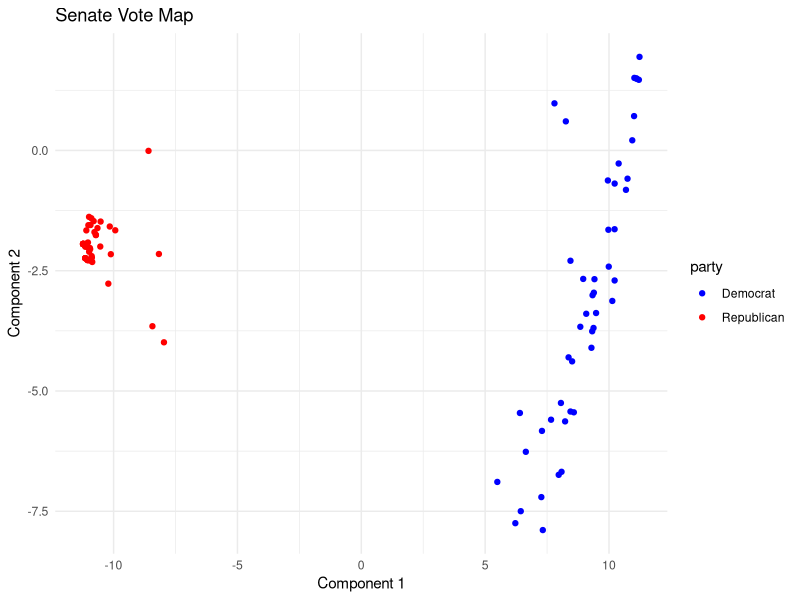
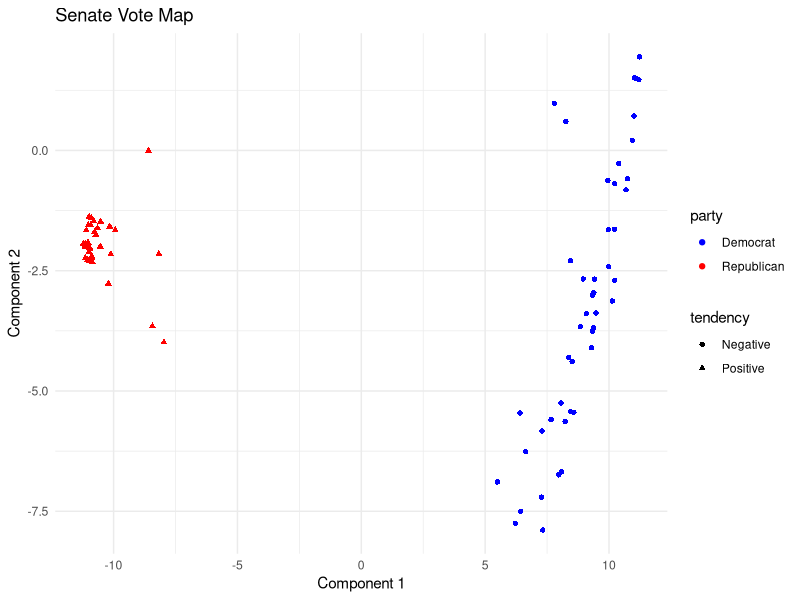

Here is the R script that generated these plots, in order:
## ---- chunk 1
library(tidyverse)
library(ggplot2)
## ---- chunk 2
singleCase <- read.csv("congress_votes_119-2025_s228.csv")
senator_names <- as.matrix(singleCase)[,5]
senator_parties <- as.matrix(singleCase)[,6]
## ---- chunk 3
votes <- as.matrix(read.csv("combined_votes.csv"))[,2:132]
## ---- chunk 4
out <- svd(votes)
sc_loadings <- out$v
sc_sdev <- out$d
sc_scores <- out$u %*% diag(out$d)
## ---- chunk 5
votesFrame <- data.frame(x = sc_scores[,1], y = sc_scores[,2], name = senator_names, party = senator_parties)
ggplot(data=votesFrame, aes(x=x, y=y, col=party, label=name)) + 
  geom_point() +
  labs(title = "Senate Vote Map", x = "Component 1", y = "Component 2") + 
  theme_minimal() +
  scale_color_manual(values=c("Blue", "Red"))
## ---- chunk 6
library(tidyverse)
library(ggplot2)
## ---- chunk 7
singleCase <- read.csv("congress_votes_119-2025_s228.csv")
senator_names <- as.matrix(singleCase)[,5]
senator_parties <- as.matrix(singleCase)[,6]
## ---- chunk 8
votes <- as.matrix(read.csv("combined_votes.csv"))[,2:132]
## ---- chunk 9
out <- svd(votes)
sc_loadings <- out$v
sc_sdev <- out$d
sc_scores <- out$u %*% diag(out$d)
## ---- chunk 10
votes_approx <- sc_scores[,1:2]%*%t(sc_loadings[,1:2])
tendencies <- rowSums(votes_approx)
senator_tendencies <- tendencies
for (i in 1:length(tendencies)) {
  if (tendencies[i] < 0) {
    senator_tendencies[i] <- "Negative"
  } else {
    senator_tendencies[i] <- "Positive"
  }
}
## ---- chunk 11
votesFrame <- data.frame(x = sc_scores[,1], y = sc_scores[,2], name = senator_names, party = senator_parties, tendency = senator_tendencies)
ggplot(data=votesFrame, aes(x=x, y=y, col=party, group=tendency)) + 
  geom_point(aes(shape=tendency)) +
  labs(title = "Senate Vote Map", x = "Component 1", y = "Component 2") + 
  theme_minimal() +
  scale_color_manual(values=c("Blue", "Red"))
